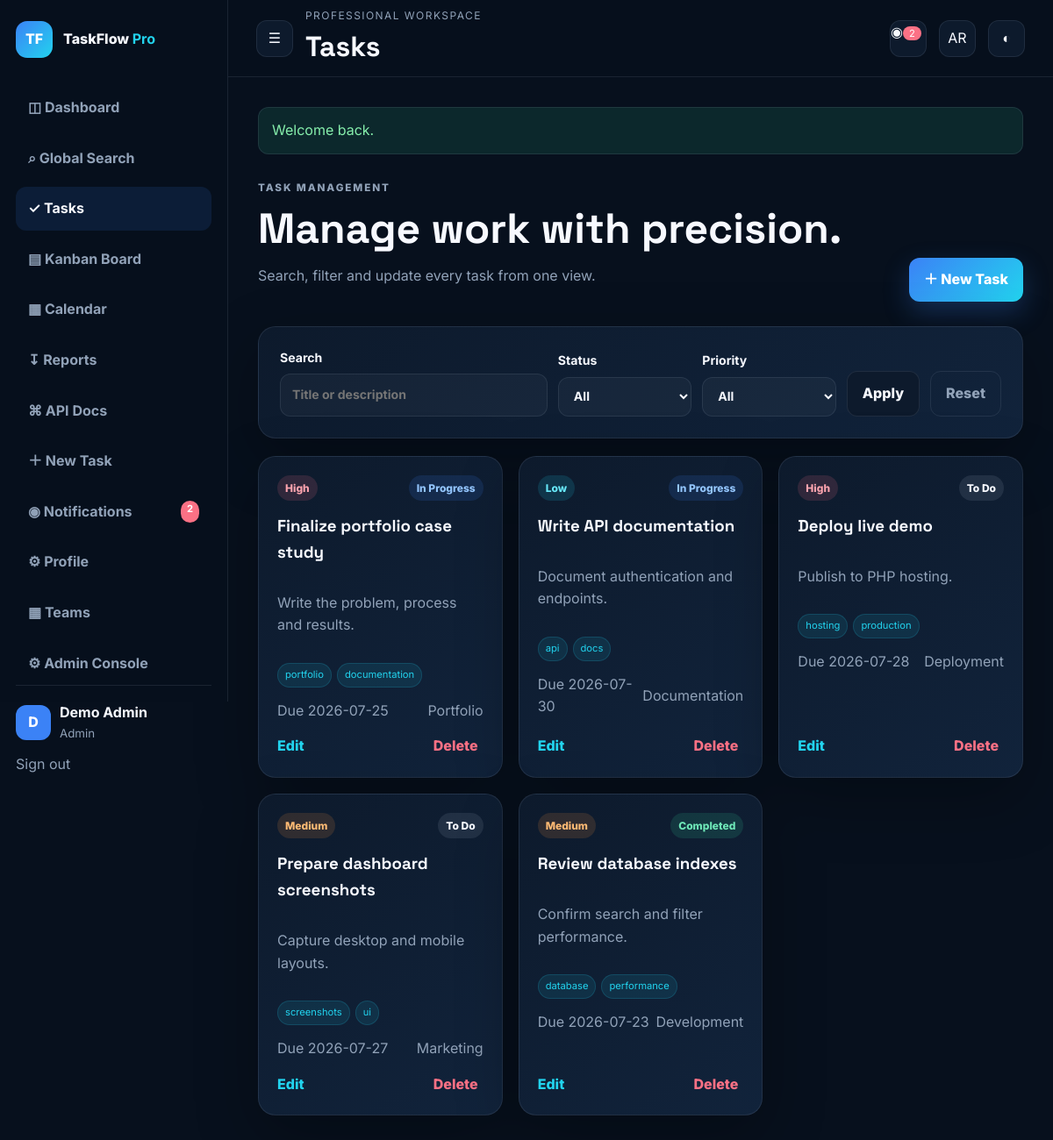
/tasks/index.php (signed in), run on the app's committed database.
### tables this page shows
CREATE TABLE users(
 id BIGINT UNSIGNED AUTO_INCREMENT PRIMARY KEY,
 name VARCHAR(80) NOT NULL,
 email VARCHAR(190) NOT NULL UNIQUE,
 password_hash VARCHAR(255) NOT NULL,
 role ENUM('admin','manager','member') NOT NULL DEFAULT 'member',
 avatar_color VARCHAR(20) NOT NULL DEFAULT '#3b82f6',
 bio VARCHAR(500) NULL,
 api_token VARCHAR(64) NOT NULL UNIQUE,
 last_login_at DATETIME NULL,
 created_at TIMESTAMP DEFAULT CURRENT_TIMESTAMP,
 updated_at TIMESTAMP DEFAULT CURRENT_TIMESTAMP ON UPDATE CURRENT_TIMESTAMP
);

CREATE TABLE tasks(
 id BIGINT UNSIGNED AUTO_INCREMENT PRIMARY KEY,
 user_id BIGINT UNSIGNED NOT NULL,
 team_id BIGINT UNSIGNED NULL,
 assigned_to BIGINT UNSIGNED NULL,
 title VARCHAR(150) NOT NULL,
 description TEXT NULL,
 status ENUM('todo','in_progress','completed') NOT NULL DEFAULT 'todo',
 priority ENUM('low','medium','high') NOT NULL DEFAULT 'medium',
 due_date DATE NULL,
 category VARCHAR(80) NOT NULL DEFAULT 'General',
 tags VARCHAR(255) NULL,
 progress TINYINT UNSIGNED NOT NULL DEFAULT 0,
 created_at TIMESTAMP DEFAULT CURRENT_TIMESTAMP,
 updated_at TIMESTAMP DEFAULT CURRENT_TIMESTAMP ON UPDATE CURRENT_TIMESTAMP,
 CONSTRAINT fk_tasks_user FOREIGN KEY(user_id) REFERENCES users(id) ON DELETE CASCADE,
 CONSTRAINT fk_tasks_team FOREIGN KEY(team_id) REFERENCES teams(id) ON DELETE SET NULL,
 CONSTRAINT fk_tasks_assignee FOREIGN KEY(assigned_to) REFERENCES users(id) ON DELETE SET NULL,
 INDEX idx_tasks_user_status(user_id,status),
 INDEX idx_tasks_user_priority(user_id,priority),
 INDEX idx_tasks_due(due_date),
 INDEX idx_tasks_team(team_id),
 INDEX idx_tasks_assignee(assigned_to)
);

### includes/functions.php (called while the page is built, shortened)
<?php
function e(?string $value): string {
    return htmlspecialchars($value ?? '', ENT_QUOTES, 'UTF-8');
}
function is_logged_in(): bool {
    return isset($_SESSION['user_id']);
}
function current_user(PDO $pdo): ?array {
    static $cached = null;
    if ($cached === null) {
        $stmt = $pdo->prepare("SELECT id,name,email,role,avatar_color,bio,api_token,created_at FROM users WHERE id=? LIMIT 1");
        $stmt->execute([$_SESSION['user_id']]);
        $cached = $stmt->fetch() ?: null;
    }
    return $cached;
}
function get_flashes(): array {
    $f = $_SESSION['flash'] ?? [];
    return $f;
}
function status_label(string $s): string {
    return ['todo'=>'To Do','in_progress'=>'In Progress','completed'=>'Completed'][$s] ?? 'Unknown';
}
function task_tags(?string $tags): array {
    $items = array_filter(array_map('trim', explode(',', $tags)));
    return array_values(array_unique(array_slice($items, 0, 10)));
}

### tasks/index.php (the view, shortened to what this page needs)
<?php
require_once __DIR__.'/../includes/bootstrap.php';require_auth();$u=current_user($pdo);$uid=(int)$u['id'];
$q=trim($_GET['q']??'');$status=$_GET['status']??'';$priority=$_GET['priority']??'';
$where=['user_id=?'];$p=[$uid];
$stmt=$pdo->prepare("SELECT * FROM tasks WHERE ".implode(' AND ',$where)." ORDER BY FIELD(status,'in_progress','todo','completed'),FIELD(priority,'high','medium','low'),due_date IS NULL,due_date");
$stmt->execute($p);$tasks=$stmt->fetchAll();
$pageTitle='Tasks';$activePage='tasks';require __DIR__.'/../includes/header.php';
?>
<section class="hero-row"><div><p class="eyebrow">TASK MANAGEMENT</p><h2>Manage work with precision.</h2><p>Search, filter and update every task from one view.</p></div><a class="btn btn-primary" href="tasks/create.php">＋ New Task</a></section>
<form class="panel filters"><label>Search<input name="q" value="<?=e($q)?>" placeholder="Title or description"></label><label>Status<select name="status"><option value="">All</option></select></label><label>Priority<select name="priority"><option value="">All</option></select></label><button class="btn btn-secondary">Apply</button><a class="btn btn-ghost" href="tasks/index.php">Reset</a></form>
<div class="task-grid"><?php foreach($tasks as $t):$over=$t['status']!=='completed'&&$t['due_date']&&$t['due_date']<date('Y-m-d');?>
<article class="task-card <?=$over?'overdue':''?>"><div class="task-card-top"><span class="badge priority-<?=e($t['priority'])?>"><?=e(ucfirst($t['priority']))?></span><span class="badge status-<?=e($t['status'])?>"><?=e(status_label($t['status']))?></span></div><a href="tasks/view.php?id=<?=$t['id']?>"><h3><?=e($t['title'])?></h3></a><p><?=e($t['description']?:'No description provided.')?></p><div class="tag-list"><?php foreach(task_tags($t['tags']??'') as $tag):?><span><?=e($tag)?></span><?php endforeach;?></div><div class="task-meta"><span><?=$t['due_date']?'Due '.e($t['due_date']):'No deadline'?></span><span><?=e($t['category']?:'General')?></span></div><div class="card-actions"><a href="tasks/edit.php?id=<?=$t['id']?>">Edit</a><form method="post" action="tasks/delete.php" onsubmit="return confirm('Delete this task?')"><input type="hidden" name="csrf_token" value="<?=e(csrf_token())?>"><input type="hidden" name="id" value="<?=$t['id']?>"><button>Delete</button></form></div></article>
<?php endforeach;?></div>
<?php require __DIR__.'/../includes/footer.php';?>

### includes/header.php (shortened to what this page needs)
<?php
$user=current_user($pdo);
$pageTitle=$pageTitle??'TaskFlow Pro';
$activePage=$activePage??'';
$flashes=get_flashes();
$stmt=$pdo->prepare("SELECT COUNT(*) FROM notifications WHERE user_id=? AND is_read=0");
$stmt->execute([(int)$user['id']]);
$unread=(int)$stmt->fetchColumn();
?>
<!doctype html>
<html lang="en">
<head><base href="<?=e(base_url().'/')?>">
<link rel="manifest" href="manifest.webmanifest"><meta name="theme-color" content="#07101d"><link rel="stylesheet" href="assets/css/app.css">
</head>
<body>
<div class="app-shell">
<aside class="sidebar" id="sidebar">
<a class="brand" href="dashboard.php"><span class="brand-mark">TF</span><span>TaskFlow <b>Pro</b></span></a>
<nav class="nav">
<a class="<?=$activePage==='dashboard'?'active':''?>" href="dashboard.php">◫ Dashboard</a>
<a class="<?=$activePage==='search'?'active':''?>" href="search.php">⌕ Global Search</a>
<a class="<?=$activePage==='tasks'?'active':''?>" href="tasks/index.php">✓ Tasks</a>
<a class="<?=$activePage==='kanban'?'active':''?>" href="tasks/kanban.php">▤ Kanban Board</a>
<a class="<?=$activePage==='calendar'?'active':''?>" href="tasks/calendar.php">▦ Calendar</a>
<a class="<?=$activePage==='reports'?'active':''?>" href="reports/index.php">↧ Reports</a>
<a class="<?=$activePage==='api-docs'?'active':''?>" href="docs/api.php">⌘ API Docs</a>
<a class="<?=$activePage==='new-task'?'active':''?>" href="tasks/create.php">＋ New Task</a>
<a class="<?=$activePage==='notifications'?'active':''?>" href="notifications/index.php">◉ Notifications <?php if($unread):?><span class="nav-badge"><?=$unread?></span><?php endif;?></a>
<a class="<?=$activePage==='profile'?'active':''?>" href="profile/index.php">⚙ Profile</a>
<?php if(in_array($user['role'],['admin','manager'],true)):?>
<a class="<?=$activePage==='teams'?'active':''?>" href="teams/index.php">▦ Teams</a>
<a class="<?=$activePage==='admin'?'active':''?>" href="admin/index.php">⚙ Admin Console</a>
<?php endif;?>
</nav>
<div class="sidebar-footer">
<div class="user-mini"><span class="avatar" style="--avatar:<?=e($user['avatar_color'])?>"><?=e(strtoupper(substr($user['name'],0,1)))?></span><div><strong><?=e($user['name'])?></strong><small><?=e(ucfirst($user['role']))?></small></div></div>
<a class="logout-link" href="auth/logout.php">Sign out</a>
</div>
</aside>
<div class="main-area">
<header class="topbar">
<button id="menuToggle" class="icon-btn">☰</button>
<div><p class="kicker">Professional workspace</p><h1><?=e($pageTitle)?></h1></div>
<a class="icon-btn" href="notifications/index.php">◉<?php if($unread):?><span class="bubble"><?=$unread?></span><?php endif;?></a>
<button id="langToggle" class="icon-btn" title="Language">AR</button><button id="themeToggle" class="icon-btn">◐</button>
</header>
<main class="content">
<?php foreach($flashes as $flash):?><div class="alert alert-<?=e($flash['type'])?>"><?=e($flash['message'])?></div><?php endforeach;?>

### includes/footer.php (shortened to what this page needs)
</main></div></div>
</body></html>

### data on the page
users: name "D", name "Demo Admin", role "Admin"
tasks: priority "High", status "In Progress", title "Finalize portfolio case study", description "Write the problem, process and results.", tags "portfolio", tags "documentation", due_date "2026-07-25", category "Portfolio"
tasks: priority "Low", status "In Progress", title "Write API documentation", description "Document authentication and endpoints.", tags "api", tags "docs", due_date "2026-07-30", category "Documentation"
tasks: priority "High", status "To Do", title "Deploy live demo", description "Publish to PHP hosting.", tags "hosting", tags "production", due_date "2026-07-28", category "Deployment"
tasks: priority "Medium", status "To Do", title "Prepare dashboard screenshots", description "Capture desktop and mobile layouts.", tags "screenshots", tags "ui", due_date "2026-07-27", category "Marketing"
tasks: priority "Medium", status "Completed", title "Review database indexes", description "Confirm search and filter performance.", tags "database", tags "performance", due_date "2026-07-23", category "Development"

### other printed values
$unread "2"
$pageTitle "Tasks"
$flash['message'] "Welcome back."
